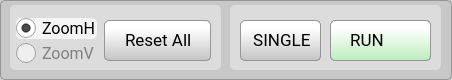
           <widget class="QGroupBox" name="groupBox_main">
            <property name="minimumSize">
             <size>
              <width>452</width>
              <height>80</height>
             </size>
            </property>
            <property name="maximumSize">
             <size>
              <width>16777215</width>
              <height>80</height>
             </size>
            </property>
            <property name="font">
             <font>
              <family>Roboto Medium</family>
              <pointsize>11</pointsize>
             </font>
            </property>
            <property name="styleSheet">
             <string notr="true">QGroupBox {background-color: rgb(200,200,200);border: 1px solid rgb(150,150,150); border-radius: 5px;}; 
QGroupBox::title {subcontrol-origin: margin;left: 10px;padding: 0 3px 0 3px;}</string>
            </property>
            <property name="title">
             <string/>
            </property>
            <widget class="QLabel" name="label_25">
             <property name="geometry">
              <rect>
               <x>10</x>
               <y>10</y>
               <width>81</width>
               <height>16</height>
              </rect>
             </property>
             <property name="font">
              <font>
               <family>Roboto Medium</family>
               <pointsize>11</pointsize>
              </font>
             </property>
             <property name="text">
              <string/>
             </property>
            </widget>
            <widget class="QGroupBox" name="groupBox_m_16">
             <property name="geometry">
              <rect>
               <x>230</x>
               <y>5</y>
               <width>211</width>
               <height>65</height>
              </rect>
             </property>
             <property name="minimumSize">
              <size>
               <width>0</width>
               <height>0</height>
              </size>
             </property>
             <property name="maximumSize">
              <size>
               <width>16777215</width>
               <height>10000</height>
              </size>
             </property>
             <property name="font">
              <font>
               <family>Roboto Medium</family>
               <pointsize>11</pointsize>
              </font>
             </property>
             <property name="styleSheet">
              <string notr="true">QGroupBox {background-color: rgb(220,220,220);border: 0px solid rgb(150,150,150); border-radius: 5px;  margin-top: 0.5em;}; 
QGroupBox::title {subcontrol-origin: margin;left: 10px;padding: 0 3px 0 3px;}</string>
             </property>
             <property name="title">
              <string/>
             </property>
             <widget class="QPushButton" name="pushButton_single_off">
              <property name="geometry">
               <rect>
                <x>10</x>
                <y>15</y>
                <width>81</width>
                <height>41</height>
               </rect>
              </property>
              <property name="font">
               <font>
                <family>Roboto</family>
                <pointsize>13</pointsize>
               </font>
              </property>
              <property name="styleSheet">
               <string notr="true">QPushButton {
	padding: 0.2em 0.2em 0.3em 0.2em;
	border: 1px solid rgb(150, 150, 150);
	border-radius: 5px;
	color: black;
	background: qlineargradient(x1:0, y1:0, x2:0, y2:2, stop:0 #FFFFFF, stop:0.1 #FFFFFF, stop:1 #7B7B7B);
	text-align:left;
	padding-left:8px;
}

QPushButton:hover:!pressed {
	border: 1px solid rgb(150, 150, 150);
	border-radius: 5px;
	color: #256552;
	background: qlineargradient(x1:0, y1:0, x2:0, y2:2, stop:0 #FFFFFF, stop:0.1 #FFFFFF, stop:1 #AAAAAA);
}

QPushButton:pressed {
	border: 2px solid rgb(150, 150, 150);
	border-radius: 5px;
	background: #FFFFFF;
	color: #2f836a;
}
</string>
              </property>
              <property name="text">
               <string> SINGLE</string>
              </property>
              <property name="iconSize">
               <size>
                <width>23</width>
                <height>22</height>
               </size>
              </property>
             </widget>
             <widget class="QPushButton" name="pushButton_single_on">
              <property name="geometry">
               <rect>
                <x>10</x>
                <y>15</y>
                <width>81</width>
                <height>41</height>
               </rect>
              </property>
              <property name="font">
               <font>
                <family>Roboto</family>
                <pointsize>13</pointsize>
               </font>
              </property>
              <property name="styleSheet">
               <string notr="true">QPushButton {
	padding: 0.2em 0.2em 0.3em 0.2em;
	border: 1px solid rgb(150, 150, 150);
	border-radius: 5px;
	color: black;
	background: qlineargradient(x1:0, y1:0, x2:0, y2:2, stop:0 #FFFFFF, stop:0.1 #FFFFFF, stop:1 #69D769);
	text-align:left;
	padding-left:8px;
}

QPushButton:hover:!pressed {
	border: 1px solid rgb(150, 150, 150);
	border-radius: 5px;
	color: #256552;
	background: qlineargradient(x1:0, y1:0, x2:0, y2:2, stop:0 #FFFFFF, stop:0.1 #FFFFFF, stop:1 #ACFAAC);
}

QPushButton:pressed {
	border: 2px solid rgb(150, 150, 150);
	border-radius: 5px;
	background: #FFFFFF;
	color: #2f836a;
}

QPushButton:disabled {
	border: 1px solid rgb(180, 180, 180);
	color: gray;
	background: qlineargradient(x1:0, y1:0, x2:0, y2:2, stop:0 #CCCCCC, stop:0.1 #EEEEEE, stop:1 #BBBBBB);
}</string>
              </property>
              <property name="text">
               <string> SINGLE</string>
              </property>
              <property name="iconSize">
               <size>
                <width>23</width>
                <height>22</height>
               </size>
              </property>
             </widget>
             <widget class="QPushButton" name="pushButton_stop">
              <property name="geometry">
               <rect>
                <x>100</x>
                <y>15</y>
                <width>101</width>
                <height>41</height>
               </rect>
              </property>
              <property name="font">
               <font>
                <family>Roboto</family>
                <pointsize>13</pointsize>
               </font>
              </property>
              <property name="styleSheet">
               <string notr="true">QPushButton {
	padding: 0.2em 0.2em 0.3em 0.2em;
	border: 1px solid rgb(150, 150, 150);
	border-radius: 5px;
	color: black;
	background: qlineargradient(x1:0, y1:0, x2:0, y2:2, stop:0 #FFFFFF, stop:0.1 #FFFFFF, stop:1 #D76969);
	text-align:left;
	padding-left:15px;
}

QPushButton:hover:!pressed {
	border: 1px solid rgb(150, 150, 150);
	border-radius: 5px;
	color: #256552;
	background: qlineargradient(x1:0, y1:0, x2:0, y2:2, stop:0 #FFFFFF, stop:0.1 #FFFFFF, stop:1 #FAACAC);
}

QPushButton:pressed {
	border: 2px solid rgb(150, 150, 150);
	border-radius: 5px;
	background: #FFFFFF;
	color: #2f836a;
}

QPushButton:disabled {
	border: 1px solid rgb(180, 180, 180);
	color: gray;
	background: qlineargradient(x1:0, y1:0, x2:0, y2:2, stop:0 #CCCCCC, stop:0.1 #EEEEEE, stop:1 #BBBBBB);
}</string>
              </property>
              <property name="text">
               <string> STOP</string>
              </property>
              <property name="icon">
               <iconset resource="../../resources/resources.qrc">
                <normaloff>:/main/img/power-off-red.png</normaloff>:/main/img/power-off-red.png</iconset>
              </property>
              <property name="iconSize">
               <size>
                <width>23</width>
                <height>22</height>
               </size>
              </property>
             </widget>
             <widget class="QPushButton" name="pushButton_run">
              <property name="geometry">
               <rect>
                <x>100</x>
                <y>15</y>
                <width>101</width>
                <height>41</height>
               </rect>
              </property>
              <property name="font">
               <font>
                <family>Roboto</family>
                <pointsize>13</pointsize>
               </font>
              </property>
              <property name="styleSheet">
               <string notr="true">QPushButton {
	padding: 0.2em 0.2em 0.3em 0.2em;
	border: 1px solid rgb(150, 150, 150);
	border-radius: 5px;
	color: black;
	background: qlineargradient(x1:0, y1:0, x2:0, y2:2, stop:0 #FFFFFF, stop:0.1 #FFFFFF, stop:1 #69D769);
	text-align:left;
	padding-left:15px;
}

QPushButton:hover:!pressed {
	border: 1px solid rgb(150, 150, 150);
	border-radius: 5px;
	color: #256552;
	background: qlineargradient(x1:0, y1:0, x2:0, y2:2, stop:0 #FFFFFF, stop:0.1 #FFFFFF, stop:1 #ACFAAC);
}

QPushButton:pressed {
	border: 2px solid rgb(150, 150, 150);
	border-radius: 5px;
	background: #FFFFFF;
	color: #2f836a;
}
</string>
              </property>
              <property name="text">
               <string> RUN  </string>
              </property>
              <property name="icon">
               <iconset resource="../../resources/resources.qrc">
                <normaloff>:/main/img/power-off-green3.png</normaloff>
                <disabledoff>:/main/img/power-off-green3.png</disabledoff>:/main/img/power-off-green3.png</iconset>
              </property>
              <property name="iconSize">
               <size>
                <width>23</width>
                <height>22</height>
               </size>
              </property>
             </widget>
             <widget class="QPushButton" name="pushButton_run_off">
              <property name="geometry">
               <rect>
                <x>100</x>
                <y>15</y>
                <width>101</width>
                <height>41</height>
               </rect>
              </property>
              <property name="font">
               <font>
                <family>Roboto</family>
                <pointsize>13</pointsize>
               </font>
              </property>
              <property name="styleSheet">
               <string notr="true">QPushButton {
	padding: 0.2em 0.2em 0.3em 0.2em;
	border: 1px solid rgb(150, 150, 150);
	border-radius: 5px;
	color: black;
	background: qlineargradient(x1:0, y1:0, x2:0, y2:2, stop:0 #FFFFFF, stop:0.1 #FFFFFF, stop:1 #7B7B7B);
	text-align:left;
	padding-left:15px;
}

QPushButton:hover:!pressed {
	border: 1px solid rgb(150, 150, 150);
	border-radius: 5px;
	color: #256552;
	background: qlineargradient(x1:0, y1:0, x2:0, y2:2, stop:0 #FFFFFF, stop:0.1 #FFFFFF, stop:1 #AAAAAA);
}

QPushButton:pressed {
	border: 2px solid rgb(150, 150, 150);
	border-radius: 5px;
	background: #FFFFFF;
	color: #2f836a;
}</string>
              </property>
              <property name="text">
               <string> RUN  </string>
              </property>
              <property name="icon">
               <iconset resource="../../resources/resources.qrc">
                <normaloff>:/main/img/power-off-gray2.png</normaloff>:/main/img/power-off-gray2.png</iconset>
              </property>
              <property name="iconSize">
               <size>
                <width>23</width>
                <height>22</height>
               </size>
              </property>
             </widget>
             <zorder>pushButton_single_on</zorder>
             <zorder>pushButton_stop</zorder>
             <zorder>pushButton_run_off</zorder>
             <zorder>pushButton_run</zorder>
             <zorder>pushButton_single_off</zorder>
            </widget>
            <widget class="QGroupBox" name="groupBox_m_17">
             <property name="geometry">
              <rect>
               <x>10</x>
               <y>5</y>
               <width>211</width>
               <height>65</height>
              </rect>
             </property>
             <property name="minimumSize">
              <size>
               <width>0</width>
               <height>0</height>
              </size>
             </property>
             <property name="maximumSize">
              <size>
               <width>16777215</width>
               <height>10000</height>
              </size>
             </property>
             <property name="font">
              <font>
               <family>Roboto Medium</family>
               <pointsize>11</pointsize>
              </font>
             </property>
             <property name="styleSheet">
              <string notr="true">QGroupBox {background-color: rgb(220,220,220);border: 0px solid rgb(150,150,150); border-radius: 5px;  margin-top: 0.5em;}; 
QGroupBox::title {subcontrol-origin: margin;left: 10px;padding: 0 3px 0 3px;}</string>
             </property>
             <property name="title">
              <string/>
             </property>
             <widget class="QRadioButton" name="radioButton_zoomH">
              <property name="enabled">
               <bool>true</bool>
              </property>
              <property name="geometry">
               <rect>
                <x>6</x>
                <y>13</y>
                <width>81</width>
                <height>21</height>
               </rect>
              </property>
              <property name="font">
               <font>
                <family>Roboto</family>
                <pointsize>12</pointsize>
               </font>
              </property>
              <property name="styleSheet">
               <string notr="true">QRadioButton:checked {
	background-color: rgba(245,245,245, 1.0);
	border: 0px; 
	border-radius:5px;
}

QRadioButton:hover {
	background-color: rgba(230,230,230, 1.0);
	border: 0px; 
	border-radius:5px;
}

QRadioButton:checked:hover {
	background-color: rgba(245,245,245, 0.8);
	border: 0px; 
	border-radius:5px;
}

QRadioButton::indicator {
    width: 20px;
    height: 20px;
}
QRadioButton::indicator::unchecked {
    image: url(:/main/img/radio_off1.png);
}

QRadioButton::indicator:unchecked:hover {
    image: url(:/main/img/radio_off1.png);
}

QRadioButton::indicator::checked {
    image: url(:/main/img/radio_on2.png);
}</string>
              </property>
              <property name="text">
               <string>ZoomH</string>
              </property>
              <property name="iconSize">
               <size>
                <width>20</width>
                <height>20</height>
               </size>
              </property>
              <property name="checked">
               <bool>true</bool>
              </property>
              <property name="autoExclusive">
               <bool>false</bool>
              </property>
             </widget>
             <widget class="QPushButton" name="pushButton_reset">
              <property name="geometry">
               <rect>
                <x>94</x>
                <y>15</y>
                <width>107</width>
                <height>41</height>
               </rect>
              </property>
              <property name="font">
               <font>
                <family>Roboto</family>
                <pointsize>13</pointsize>
               </font>
              </property>
              <property name="styleSheet">
               <string notr="true">QPushButton {
	padding: 0.2em 0.2em 0.3em 0.2em;
	border: 1px solid rgb(150, 150, 150);
	border-radius: 5px;
	color: black;
	background: qlineargradient(x1:0, y1:0, x2:0, y2:2, stop:0 #FFFFFF, stop:0.1 #FFFFFF, stop:1 #7B7B7B);
	text-align:left;
	padding-left:20px;
}

QPushButton:hover:!pressed {
	border: 1px solid rgb(150, 150, 150);
	border-radius: 5px;
	color: #256552;
	background: qlineargradient(x1:0, y1:0, x2:0, y2:2, stop:0 #FFFFFF, stop:0.1 #FFFFFF, stop:1 #AAAAAA);
}

QPushButton:pressed {
	border: 2px solid rgb(150, 150, 150);
	border-radius: 5px;
	background: #FFFFFF;
	color: #2f836a;
}
</string>
              </property>
              <property name="text">
               <string>Reset All</string>
              </property>
              <property name="iconSize">
               <size>
                <width>23</width>
                <height>22</height>
               </size>
              </property>
             </widget>
             <widget class="QRadioButton" name="radioButton_zoomV">
              <property name="enabled">
               <bool>false</bool>
              </property>
              <property name="geometry">
               <rect>
                <x>6</x>
                <y>38</y>
                <width>81</width>
                <height>21</height>
               </rect>
              </property>
              <property name="font">
               <font>
                <family>Roboto</family>
                <pointsize>12</pointsize>
               </font>
              </property>
              <property name="styleSheet">
               <string notr="true">QRadioButton:checked {
	background-color: rgba(245,245,245, 1.0);
	border: 0px; 
	border-radius:5px;
}

QRadioButton:hover {
	background-color: rgba(230,230,230, 1.0);
	border: 0px; 
	border-radius:5px;
}

QRadioButton:checked:hover {
	background-color: rgba(245,245,245, 0.8);
	border: 0px; 
	border-radius:5px;
}

QRadioButton::indicator {
    width: 20px;
    height: 20px;
}
QRadioButton::indicator::unchecked {
    image: url(:/main/img/radio_off1.png);
}

QRadioButton::indicator:unchecked:hover {
    image: url(:/main/img/radio_off1.png);
}

QRadioButton::indicator::checked {
    image: url(:/main/img/radio_on2.png);
}

QRadioButton::indicator::disabled {
    image: url(:/main/img/radio_off_dis.png);
}

QRadioButton::disabled {
    color:gray;
}</string>
              </property>
              <property name="text">
               <string>ZoomV</string>
              </property>
              <property name="iconSize">
               <size>
                <width>20</width>
                <height>20</height>
               </size>
              </property>
              <property name="checked">
               <bool>false</bool>
              </property>
              <property name="autoExclusive">
               <bool>false</bool>
              </property>
             </widget>
             <widget class="QPushButton" name="pushButton_resetZoom">
              <property name="geometry">
               <rect>
                <x>94</x>
                <y>15</y>
                <width>107</width>
                <height>41</height>
               </rect>
              </property>
              <property name="font">
               <font>
                <family>Roboto</family>
                <pointsize>13</pointsize>
               </font>
              </property>
              <property name="styleSheet">
               <string notr="true">QPushButton {
	padding: 0.2em 0.2em 0.3em 0.2em;
	border: 1px solid rgb(150, 150, 150);
	border-radius: 5px;
	color: black;
	background: qlineargradient(x1:0, y1:0, x2:0, y2:2, stop:0 #FFFFFF, stop:0.1 #FFFFFF, stop:1 #7B7B7B);
	text-align:left;
	padding-left:7px;
}

QPushButton:hover:!pressed {
	border: 1px solid rgb(150, 150, 150);
	border-radius: 5px;
	color: #256552;
	background: qlineargradient(x1:0, y1:0, x2:0, y2:2, stop:0 #FFFFFF, stop:0.1 #FFFFFF, stop:1 #AAAAAA);
}

QPushButton:pressed {
	border: 2px solid rgb(150, 150, 150);
	border-radius: 5px;
	background: #FFFFFF;
	color: #2f836a;
}
</string>
              </property>
              <property name="text">
               <string>Reset Zoom</string>
              </property>
              <property name="iconSize">
               <size>
                <width>23</width>
                <height>22</height>
               </size>
              </property>
             </widget>
             <zorder>radioButton_zoomH</zorder>
             <zorder>radioButton_zoomV</zorder>
             <zorder>pushButton_resetZoom</zorder>
             <zorder>pushButton_reset</zorder>
            </widget>
           </widget>
